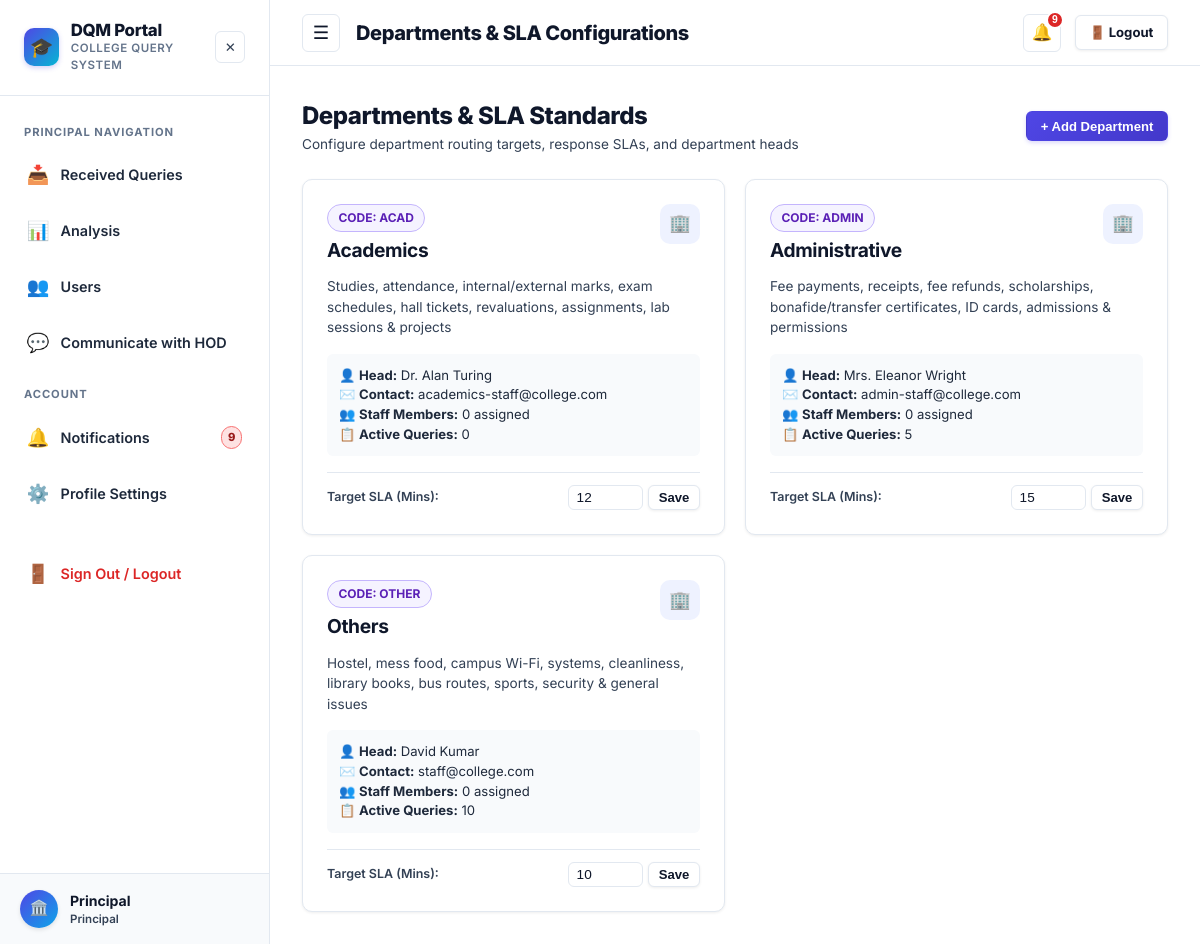
/admin/departments (signed in), run on the app's committed database.
### tables this page shows
CREATE TABLE users (
    id INTEGER PRIMARY KEY AUTOINCREMENT,
    name TEXT DEFAULT 'Anonymous User',
    email TEXT NOT NULL UNIQUE,
    password_hash TEXT NOT NULL,
    role TEXT NOT NULL DEFAULT 'student',
    level TEXT,
    department TEXT,
    course TEXT,
    year INTEGER,
    phone TEXT,
    roll_no TEXT,
    designation TEXT,
    is_active INTEGER DEFAULT 1,
    last_active_at TIMESTAMP DEFAULT CURRENT_TIMESTAMP,
    created_at TIMESTAMP DEFAULT CURRENT_TIMESTAMP
);

CREATE TABLE departments (
    id INTEGER PRIMARY KEY AUTOINCREMENT,
    name TEXT NOT NULL UNIQUE,
    code TEXT NOT NULL UNIQUE,
    description TEXT,
    icon TEXT DEFAULT 'building',
    head_name TEXT,
    contact_email TEXT,
    avg_response_minutes INTEGER DEFAULT 15,
    created_at TIMESTAMP DEFAULT CURRENT_TIMESTAMP
);

### app.py (the view, shortened to what this page needs)
@app.route('/admin/departments', methods=['GET', 'POST'])
@login_required
@role_required(['admin'])
def admin_departments():
    db = get_db()
    departments = db.execute("""
        SELECT d.*,
               (SELECT COUNT(*) FROM queries WHERE department = d.name) as query_count,
               (SELECT COUNT(*) FROM users WHERE department = d.name AND role = 'staff') as staff_count
        FROM departments d
        ORDER BY d.name ASC
    """).fetchall()
    return render_template('departments.html', departments=departments)

### app.py (called while the page is built)
@app.before_request
def track_user_activity():
    user = get_current_user()
    if user and user.get('id'):
        uid = user['id']
        if uid not in ONLINE_USERS:
            ONLINE_USERS[uid] = set()
        now_str = datetime.now().strftime('%Y-%m-%d %H:%M:%S')
        try:
            db = get_db()
            db.execute("UPDATE users SET last_active_at = ? WHERE id = ?", (now_str, uid))
            db.commit()
        except Exception:
            pass

def login_required(f):
    @wraps(f)
    def decorated_function(*args, **kwargs):
        user = get_current_user()
        if not user:
            session.clear()
            flash('Please log in to access this page.', 'warning')
            return redirect(url_for('login', next=request.url))
        return f(*args, **kwargs)
    return decorated_function

def role_required(allowed_roles):
    def decorator(f):
        @wraps(f)
        def decorated_function(*args, **kwargs):
            user = get_current_user()
            if not user:
                session.clear()
                flash('Please log in to access this page.', 'warning')
                return redirect(url_for('login'))
            if user['role'] not in allowed_roles and user['role'] not in ['admin', 'principal']:
                flash('You do not have permission to access that resource.', 'danger')
                return redirect(url_for('dashboard'))
            return f(*args, **kwargs)
        return decorated_function
    return decorator

def get_current_user():
    if 'user_id' in session:
        db = get_db()
        user = db.execute('SELECT * FROM users WHERE id = ?', (session['user_id'],)).fetchone()
        if not user or not user['is_active']:
            session.clear()
            return None
        return dict(user)
    return None

### database.py (called while the page is built)
def get_db():
    if 'db' not in g:
        g.db = sqlite3.connect(
            current_app.config['DATABASE'],
            detect_types=sqlite3.PARSE_DECLTYPES
        )
        g.db.row_factory = sqlite3.Row
        g.db.execute("PRAGMA foreign_keys = ON")
        init_db(g.db)
    return g.db

### models.py (called while the page is built)
def init_db(db_conn):
    db_conn.executescript(SCHEMA)
    check_and_migrate_db(db_conn)
    db_conn.commit()

### templates/departments.html (shortened to what this page needs)
{% extends 'base.html' %}
{% block page_title %}Departments & SLA Configurations{% endblock %}
{% block content %}
<div style="max-width: 1200px; margin: 0 auto;">
  <div style="display: flex; justify-content: space-between; align-items: center; margin-bottom: 1.5rem; flex-wrap: wrap; gap: 1rem;">
    <div>
      <h1 style="font-size: 1.5rem; font-weight: 800; color: var(--text-main); margin: 0;">Departments & SLA Standards</h1>
      <p style="font-size: 0.85rem; color: var(--text-muted); margin: 0;">Configure department routing targets, response SLAs, and department heads</p>
    </div>
    <button type="button" class="btn btn-primary btn-sm" onclick="document.getElementById('createDeptModal').style.display='block'">
      + Add Department
    </button>
  </div>
  <div style="display: grid; grid-template-columns: repeat(auto-fit, minmax(320px, 1fr)); gap: 1.25rem;">
    {% for d in departments %}
    <div class="card" style="display: flex; flex-direction: column; justify-content: space-between;">
      <div>
        <div style="display: flex; justify-content: space-between; align-items: flex-start; margin-bottom: 0.75rem;">
          <div>
            <span class="badge badge-status-assigned" style="margin-bottom: 4px;">CODE: {{ d.code }}</span>
            <h2 style="font-size: 1.2rem; font-weight: 700; color: var(--text-main);">{{ d.name }}</h2>
          </div>
          <div class="stat-icon primary" style="width: 40px; height: 40px; font-size: 1.1rem;">🏢</div>
        </div>
        <p style="font-size: 0.85rem; color: var(--text-muted); margin-bottom: 1rem; line-height: 1.5;">
          {{ d.description or 'Handles departmental queries.' }}
        </p>
        <div style="background: #f8fafc; padding: 0.75rem; border-radius: var(--radius-sm); font-size: 0.82rem; margin-bottom: 1rem;">
          <div>👤 <strong>Head:</strong> {{ d.head_name or 'Not Assigned' }}</div>
          <div>✉️ <strong>Contact:</strong> {{ d.contact_email or 'N/A' }}</div>
          <div>👥 <strong>Staff Members:</strong> {{ d.staff_count }} assigned</div>
          <div>📋 <strong>Active Queries:</strong> {{ d.query_count }}</div>
        </div>
      </div>
      <form method="POST" action="{{ url_for('admin_departments') }}" style="border-top: 1px solid var(--border-color); padding-top: 0.75rem; display: flex; align-items: center; justify-content: space-between; gap: 0.5rem;">
        <div style="font-size: 0.78rem; font-weight: 600; color: var(--text-muted);">
          Target SLA (Mins):
        </div>
        <div style="display: flex; gap: 0.35rem; align-items: center;">
          <input type="number" name="avg_response_minutes" value="{{ d.avg_response_minutes }}" class="form-control" style="width: 75px; padding: 0.25rem 0.5rem; font-size: 0.85rem;">
          <button type="submit" class="btn btn-secondary btn-sm" style="padding: 0.25rem 0.6rem;">Save</button>
        </div>
      </form>
    </div>
    {% endfor %}
  </div>
</div>
{% endblock %}

### templates/base.html (shortened to what this page needs)
<!DOCTYPE html>
<html lang="en">
<head>
  <link rel="stylesheet" href="{{ url_for('static', filename='css/style.css') }}">
</head>
<body data-user-role="{{ current_user.role if current_user else '' }}" data-user-dept="{{ current_user.department if current_user else '' }}" data-user-id="{{ current_user.id if current_user else '' }}">
  <div class="app-container">
    {% if current_user %}
    <aside class="sidebar" id="appSidebar">
      <div class="sidebar-header">
        <a href="{{ url_for('index') }}" class="sidebar-brand-wrapper" style="text-decoration: none; color: inherit;">
          <div class="sidebar-logo">🎓</div>
          <div class="sidebar-brand">
            <h2>DQM Portal</h2>
            <p>College Query System</p>
          </div>
        </a>
        <button type="button" class="sidebar-close-btn" id="sidebarCloseBtn" title="Close Navigation" aria-label="Close Navigation">
          ✕
        </button>
      </div>
      <nav class="sidebar-nav">
        {% if current_user.role == 'principal' %}
        <div class="nav-section-title">Principal Navigation</div>
        <a href="{{ url_for('department_dashboard', dept='Others') }}" class="nav-item {% if request.endpoint == 'department_dashboard' %}active{% endif %}">
          <span class="icon">📥</span> Received Queries
        </a>
        <a href="{{ url_for('admin_analytics') }}" class="nav-item {% if request.endpoint in ['admin_analytics', 'hod_analytics'] %}active{% endif %}">
          <span class="icon">📊</span> Analysis
        </a>
        <a href="{{ url_for('admin_users') }}" class="nav-item {% if request.endpoint == 'admin_users' %}active{% endif %}">
          <span class="icon">👥</span> Users
        </a>
        <a href="{{ url_for('admin_communicate_hod') }}" class="nav-item {% if request.endpoint == 'admin_communicate_hod' %}active{% endif %}">
          <span class="icon">💬</span> Communicate with HOD
        </a>
        {% endif %}
        <div class="nav-section-title">Account</div>
        <a href="{{ url_for('notifications') }}" class="nav-item {% if request.endpoint == 'notifications' %}active{% endif %}">
          <span class="icon">🔔</span> Notifications
          {% if unread_notifications_count > 0 %}
          <span class="badge badge-urgent" style="margin-left: auto; padding: 2px 6px; font-size: 0.7rem;">{{ unread_notifications_count }}</span>
          {% endif %}
        </a>
        <a href="{{ url_for('profile') }}" class="nav-item {% if request.endpoint == 'profile' %}active{% endif %}">
          <span class="icon">⚙️</span> Profile Settings
        </a>
        <a href="{{ url_for('logout') }}" class="nav-item nav-item-logout" style="margin-top: 1.5rem;">
          <span class="icon">🚪</span> Sign Out / Logout
        </a>
      </nav>
      <div class="sidebar-footer">
        <div class="user-avatar-circle">
          {% if current_user.role == 'student' %}👨‍🎓{% elif current_user.role == 'hod' %}🎓{% elif current_user.role == 'ao' %}🏢{% elif current_user.role == 'office_staff' %}💼{% elif current_user.role == 'principal' %}🏛️{% elif current_user.role in ['staff', 'faculty'] %}👩‍🏫{% else %}⚡{% endif %}
        </div>
        <div style="flex-grow: 1; overflow: hidden;">
          <div style="font-size: 0.88rem; font-weight: 700; color: var(--text-main); white-space: nowrap; overflow: hidden; text-overflow: ellipsis;">
            {% if current_user.role == 'student' %}Student
            {% elif current_user.role == 'office_staff' %}Office Staff
            {% elif current_user.role in ['staff', 'faculty'] %}Department Staff
            {% elif current_user.role == 'hod' %}Head of Dept (HOD)
            {% elif current_user.role == 'ao' %}Administrative Officer (AO)
            {% elif current_user.role == 'principal' %}Principal
            {% else %}Central Administrator{% endif %}
          </div>
          <div style="font-size: 0.72rem; color: var(--text-muted); font-weight: 600;">
            {% if current_user.role == 'student' %}
              {{ current_user.course or 'Campus' }}{% if current_user.year %} (Yr {{ current_user.year }}){% endif %}
            {% elif current_user.role in ['ao', 'principal', 'admin'] %}
              {{ current_user.designation or 'Campus Administration' }}
            {% elif current_user.role == 'office_staff' %}
              Administrative Department
            {% else %}
              {{ current_user.department or 'Campus Support' }}
            {% endif %}
          </div>
        </div>
      </div>
    </aside>
    {% endif %}
    <div class="main-content">
      {% if current_user %}
      <header class="topbar">
        <div class="topbar-left">
          <button class="sidebar-toggle-btn" id="sidebarToggle" title="Toggle Navigation Menu" aria-label="Toggle Navigation Menu">
            ☰
          </button>
          <div class="topbar-title">{% block page_title %}Dashboard{% endblock %}</div>
        </div>
        <div class="topbar-right">
          <div class="notif-wrapper">
            <button class="notif-btn" id="notifBtn" aria-label="Notifications" title="Notifications">
              🔔
              {% if unread_notifications_count > 0 %}
              <span class="notif-badge">{{ unread_notifications_count }}</span>
              {% endif %}
            </button>
          </div>
          <a href="{{ url_for('logout') }}" class="btn btn-secondary btn-sm" title="Sign Out of Portal" style="font-weight: 700;">
            🚪 Logout
          </a>
        </div>
      </header>
      {% endif %}
      <main class="page-body">
        {% block content %}{% endblock %}
      </main>
    </div>
  </div>
</body>
</html>

### data on the page
users: designation "Principal"
departments: code "ACAD", name "Academics", description "Studies, attendance, internal/external marks, exam schedules, hall tickets, revaluations, assignments, lab sessions & projects", head_name "Dr. Alan Turing", contact_email "academics-staff@college.com", staff_count "0", query_count "0", avg_response_minutes "12"
departments: code "ADMIN", name "Administrative", description "Fee payments, receipts, fee refunds, scholarships, bonafide/transfer certificates, ID cards, admissions & permissions", head_name "Mrs. Eleanor Wright", contact_email "admin-staff@college.com", staff_count "0", query_count "5", avg_response_minutes "15"
departments: code "OTHER", name "Others", description "Hostel, mess food, campus Wi-Fi, systems, cleanliness, library books, bus routes, sports, security & general issues", head_name "David Kumar", contact_email "staff@college.com", staff_count "0", query_count "10", avg_response_minutes "10"

### other printed values
{{ unread_notifications_count }} "9"
